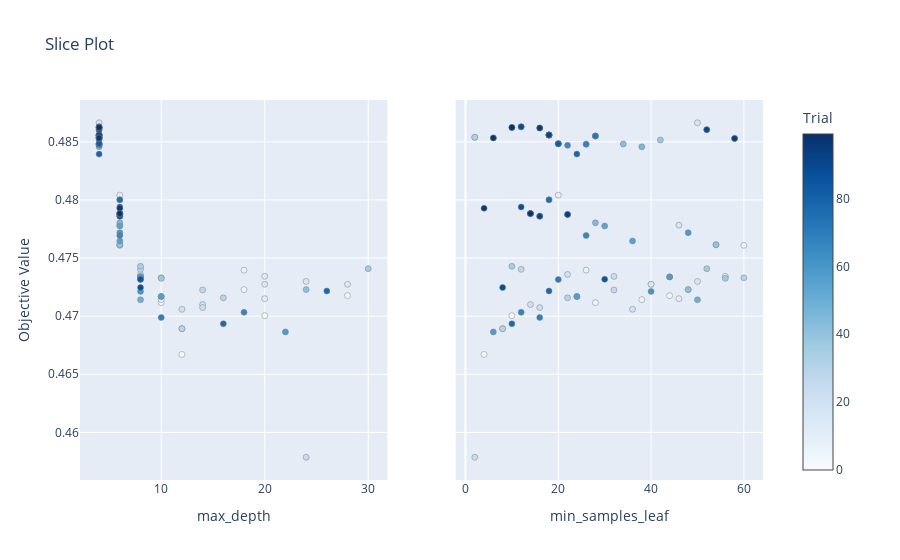

Here is the notebook cell this chart was saved with:
### Code cell
optuna.visualization.plot_slice(study)
